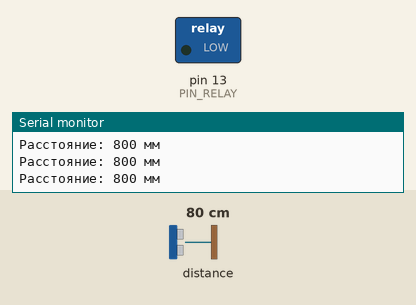
Bench run of a program on a simulated Arduino Nano, built with avr-gcc and run on an emulated ATmega328P. On the bench: switched loads named in the program (green lamp = pin HIGH), the last lines printed to the serial monitor. The test bench sets the inputs (shaded band); at power-on: distance to the obstacle 80 cm.

Above: at 1.2 s.
1.3 s: distance to the obstacle set to 50 cm
2.8 s: distance to the obstacle set to 39 cm
At 4.0 s:
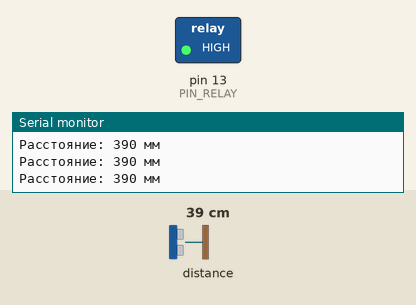
4.3 s: distance to the obstacle set to 60 cm
At 5.4 s:
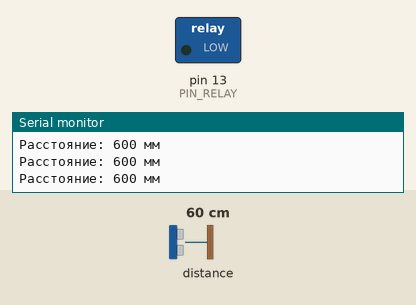
5.8 s: distance to the obstacle set to 2 cm
At 6.7 s:
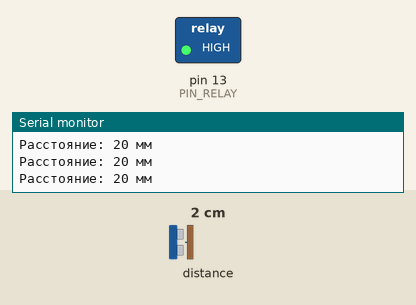
Timing chart, 0 to 8.4 s (numbered marks = the images above; inputs shaded):
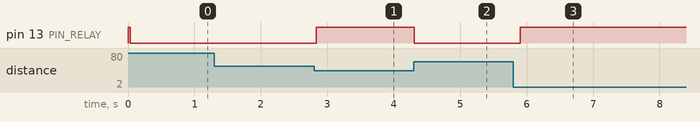

The program:

main.cpp
```cpp
#include <Arduino.h>
#include <Adafruit_VL53L0X.h>

#define PIN_RELAY 13

Adafruit_VL53L0X sensor = Adafruit_VL53L0X();

void setup() {
  Serial.begin(9600);

  pinMode(PIN_RELAY, OUTPUT);
  digitalWrite(PIN_RELAY, HIGH);

  while (!Serial) {
    delay(1);
  }

  if (!sensor.begin()) {
    Serial.println(F("Не загружен VL53L0X"));
    while(1);
  }
}

void loop() {
  VL53L0X_RangingMeasurementData_t measure;
  sensor.rangingTest(&measure, false);

  if (measure.RangeStatus != 4) {
    Serial.print(F("Расстояние: "));
    Serial.print(measure.RangeMilliMeter);
    Serial.println(F(" мм"));
  } else {
    Serial.println(F("Очень далеко"));
  }

  if (measure.RangeMilliMeter < 450) {
    digitalWrite(PIN_RELAY, HIGH);
  } else {
    digitalWrite(PIN_RELAY, LOW);
  }

  delay(100);
}
```

Measured:
- the behaviour switches between 45 and 44 cm on distance to the obstacle (found by bisection; images 0 and 1)
- after the input at 2.8 s, pin 13 (PIN_RELAY): LOW → HIGH at once
- after the input at 4.3 s, pin 13 (PIN_RELAY): HIGH → LOW at once
- after the input at 5.8 s, pin 13 (PIN_RELAY): LOW → HIGH after 0.11 s
